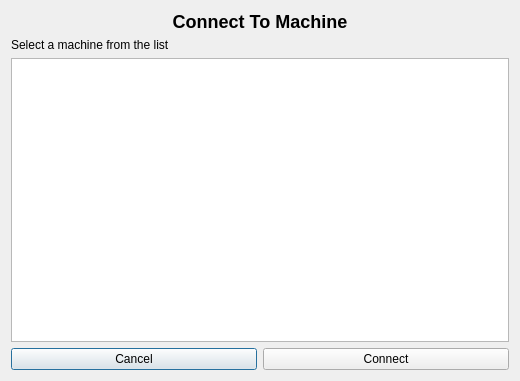
<?xml version="1.0" encoding="UTF-8"?>
<ui version="4.0">
 <class>ConnectToMachine</class>
 <widget class="QDialog" name="ConnectToMachine">
  <property name="geometry">
   <rect>
    <x>0</x>
    <y>0</y>
    <width>520</width>
    <height>381</height>
   </rect>
  </property>
  <property name="windowTitle">
   <string>Connect To Machine</string>
  </property>
  <layout class="QVBoxLayout" name="verticalLayout">
   <item>
    <widget class="QLabel" name="label">
     <property name="cursor">
      <cursorShape>ArrowCursor</cursorShape>
     </property>
     <property name="text">
      <string>&lt;html&gt;&lt;head/&gt;&lt;body&gt;&lt;p&gt;&lt;span style=&quot; font-size:x-large; font-weight:600;&quot;&gt;Connect To Machine&lt;/span&gt;&lt;/p&gt;&lt;/body&gt;&lt;/html&gt;</string>
     </property>
     <property name="alignment">
      <set>Qt::AlignCenter</set>
     </property>
    </widget>
   </item>
   <item>
    <widget class="QLabel" name="label_2">
     <property name="cursor">
      <cursorShape>ArrowCursor</cursorShape>
     </property>
     <property name="text">
      <string>Select a machine from the list</string>
     </property>
    </widget>
   </item>
   <item>
    <widget class="QTableView" name="machinesTable">
     <property name="cursor" stdset="0">
      <cursorShape>ArrowCursor</cursorShape>
     </property>
    </widget>
   </item>
   <item>
    <layout class="QHBoxLayout" name="horizontalLayout">
     <item>
      <widget class="QPushButton" name="cancelButton">
       <property name="cursor">
        <cursorShape>ArrowCursor</cursorShape>
       </property>
       <property name="text">
        <string>Cancel</string>
       </property>
       <property name="default">
        <bool>true</bool>
       </property>
      </widget>
     </item>
     <item>
      <widget class="QPushButton" name="connectButton">
       <property name="cursor">
        <cursorShape>ArrowCursor</cursorShape>
       </property>
       <property name="text">
        <string>Connect</string>
       </property>
      </widget>
     </item>
    </layout>
   </item>
  </layout>
 </widget>
 <resources/>
 <connections/>
</ui>
